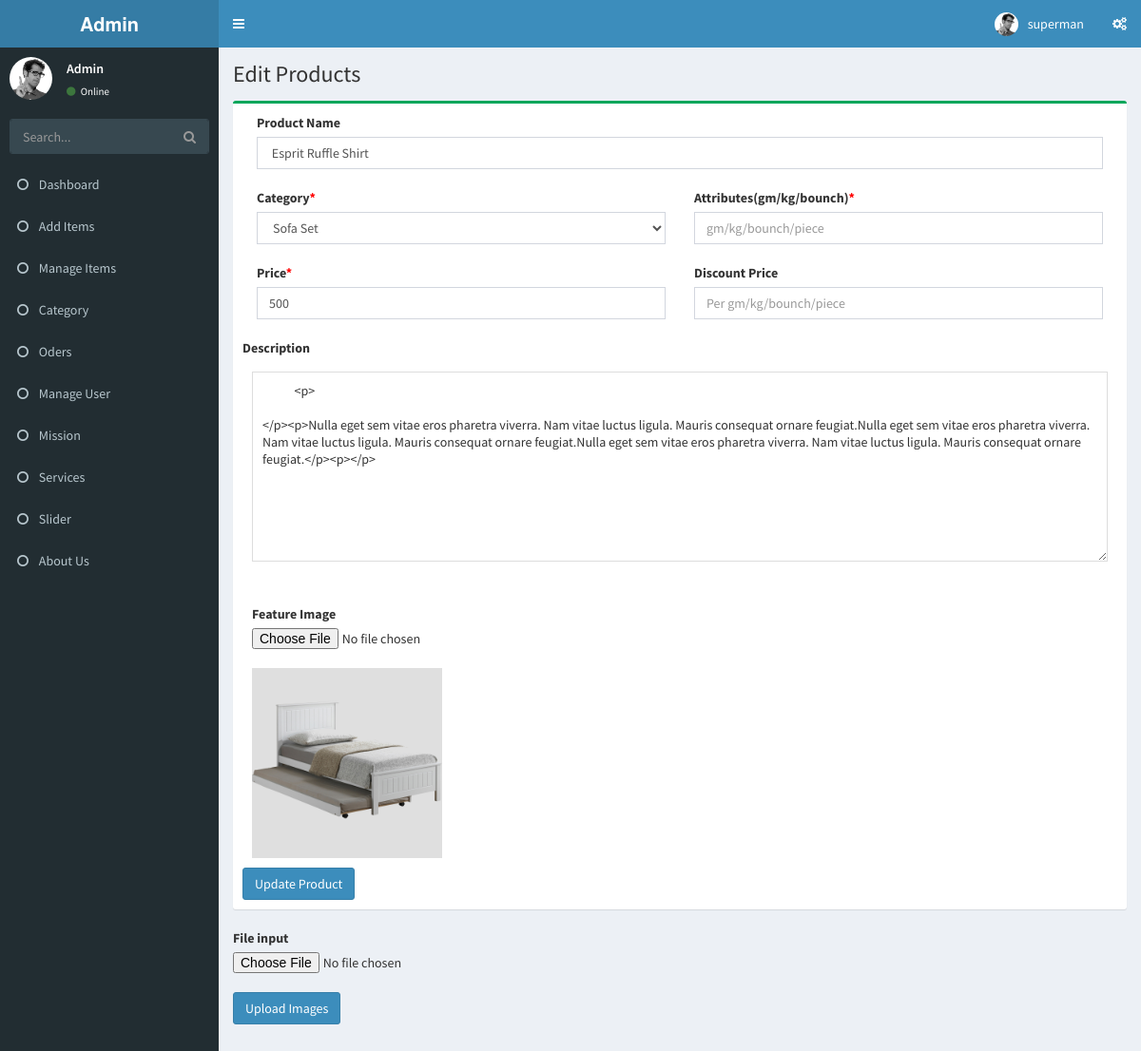
The page /product_edit.php?p_id=27 (signed in) on the database its author committed.
### tables this page shows
CREATE TABLE `products` (
  `PRODUCT_ID` int(255) NOT NULL,
  `PRODUCT_NAME` varchar(255) NOT NULL,
  `PRODUCT_IMAGE` text NOT NULL,
  `CATEGORY` varchar(255) NOT NULL,
  `cat_id` int(255) NOT NULL,
  `PRICE` varchar(255) NOT NULL,
  `DISCOUNT_PRICE` varchar(10) NOT NULL,
  `PRODUCT_DES` longtext NOT NULL,
  `ATTRIBUTES` varchar(30) NOT NULL
);

CREATE TABLE `category` (
  `id` int(255) NOT NULL,
  `cat_title` varchar(255) NOT NULL,
  `menu` varchar(255) NOT NULL
);

### product_edit.php (the view, shortened to what this page needs)
<?php
include 'include/controller.php';
?>
<?php include 'include/header.php'; ?>
<?php include 'include/navigation.php'; ?>
<div class="content-wrapper">
  <section class="content-header">
    <h1>
     Edit Products
   </h1>
 </section>
 <?php
 if(isset($_GET['p_id'])){
  $productID = $_GET['p_id'];
}
$view_product = "SELECT * FROM products WHERE PRODUCT_ID= $productID";
$select_prodt = mysqli_query($connection, $view_product);
while($row = mysqli_fetch_assoc($select_prodt)){
  $product_name = $row['PRODUCT_NAME'];
  $cat_name = $row['CATEGORY'];
  $des = $row['PRODUCT_DES'];
  $price = $row['PRICE'];
  $img = $row['PRODUCT_IMAGE'];
  $DISCOUNT_PRICE = $row['DISCOUNT_PRICE'];
  $img = $row['PRODUCT_IMAGE'];
  $ATTRIBUTES = $row['ATTRIBUTES'];
}
?>
<section class="content">
  <form method="post" enctype="multipart/form-data" >
    <div class="box box-success">
      <div class="box-body">
        <div class="col-sm-12">
        <label for="productname"> Product Name </label>
        <input class="form-control" type="text" id="productname" name="PRODUCT_NAME" value=" <?php echo $product_name; ?> " placeholder="Product Name">
      </div>
      </div>
      <div class="box-body">
        <div class="col-sm-6">
          <label>Category<span style="color:red">*</span></label>
                    <select class="form-control" name="CATEGORY" value="<?php echo $cat_name; ?>">
          <?php
          $query = "SELECT * FROM category";
          $select_image = mysqli_query($connection, $query);
          while($row = mysqli_fetch_assoc($select_image)){
            $cat_title = $row['cat_title'];
            ?>
            <option value="<?php echo $cat_title; ?>" <?= ($cat_title == $cat_name)? 'selected' : '' ?>  ><?php echo $cat_title; ?></option>
          <?php } ?>
        </select>
        </div>
        <div class="col-sm-6">
          <label>Attributes(gm/kg/bounch)<span style="color:red">*</span></label>
           <input type="text" name="ATTRIBUTES" class="form-control" value="<?php echo $ATTRIBUTES; ?>" required="" placeholder="gm/kg/bounch/piece">
        </div>
      </div>
      <div class="box-body">
        <div class="col-sm-6">
          <label>Price<span style="color:red">*</span></label>
          <input type="number" name="PRICE" class="form-control" required="" value="<?php echo $price; ?>" placeholder="Per gm/kg/bounch/piece">
        </div>
        <div class="col-sm-6">
          <label>Discount Price<span style="color:red"></span></label>
          <input type="number" name="DISCOUNT_PRICE" class="form-control" value="<?php echo $DISCOUNT_PRICE; ?>" placeholder="Per gm/kg/bounch/piece">
        </div>
      </div>
      <div class="box-body">
        <label for="description"> Description </label>
        <div class="box-body pad">
          <textarea class="textarea" placeholder="Place some text here" name="PRODUCT_DES"
          style="width: 100%; height: 200px; font-size: 14px; line-height: 18px; border: 1px solid #dddddd; padding: 10px;">
          <?php echo $des; ?>
        </textarea>
      </div>
      <br>
      <div class="box-body">
        <label for="exampleInputFile">Feature Image </label>
        <input type="file" id="exampleInputFile" name="PRODUCT_IMAGE">
        <br>
        <img src="images/<?php echo $img; ?>" style="width: 200px">
      </div>
                  <button type="submit" name="updateproduct" class="btn  btn-primary">Update Product</button>
                </div>
              </div>
            </form>
              <form method="post" enctype="multipart/form-data" >
                <label for="exampleInputFile">File input</label>
                <input type="file" id="exampleInputFile" name="image[]">
                <br>
                <button type="submit" name="updateimg" class="btn  btn-primary">Upload Images </button>
              </form>
            </section>
          </div>
          <?php include 'include/footer.php'; ?>

### rows shown on the page
products: PRODUCT_NAME "Esprit Ruffle Shirt", CATEGORY "Sofa Set", PRICE "500", PRODUCT_DES "<p> </p><p>Nulla eget sem vitae eros pharetra viverra. Nam vitae luctus ligula. Mauris consequat ornare feugiat.Nulla eget sem vitae eros pharetra viverra. Nam vitae luctus ligula. Mauris consequat ornare feugiat.Nulla eget sem vitae eros pharetra viverra. Nam vitae luctus ligula. Mauris consequat ornare feugiat.</p><p></p>", PRODUCT_IMAGE (picture)

### other values the page prints
$_SESSION['user_name'] "superman"
